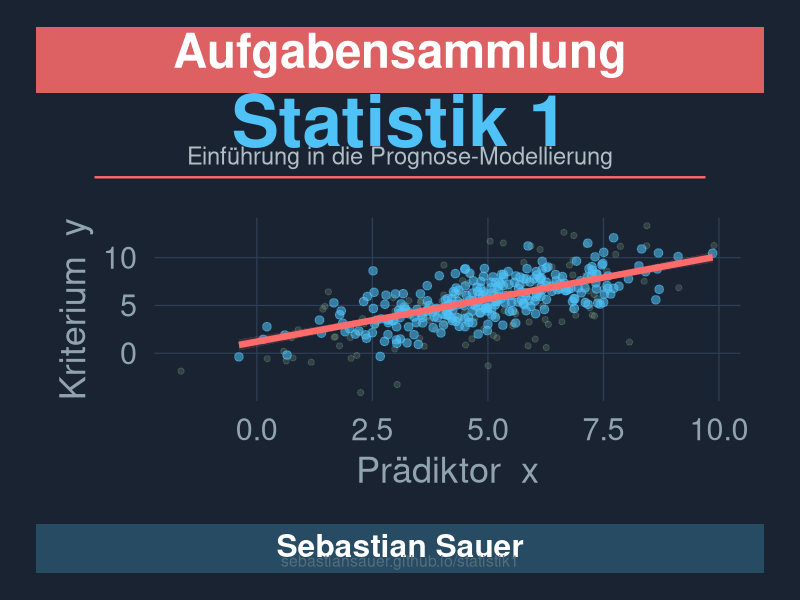

Write R code to recreate this figure.
library(ggplot2)
library(dplyr)
library(grid)

set.seed(42)

# --- Simulierte Daten für drei Visualisierungen ---

# Regressions-Scatter
n <- 280
x  <- rnorm(n, 5, 1.8)
y  <- 1.2 + 0.9 * x + rnorm(n, 0, 1.6)
df_reg <- data.frame(x = x, y = y)

# Residuen-Punkte (zweite "Wolke" im Hintergrund, kleiner)
n2 <- 120
x2 <- rnorm(n2, 5, 2.2)
y2 <- 1.2 + 0.9 * x2 + rnorm(n2, 0, 3.2)
df_res <- data.frame(x = x2, y = y2)

# --- Farbpalette ---
bg      <- "#1A2332"   # fast schwarz-blau
col1    <- "#4FC3F7"   # hellblau (Punkte)
col2    <- "#FF6B6B"   # koralle (Regressionslinie)
col3    <- "#A5D6A7"   # mintgrün (zweite Punktwolke)
col_txt <- "#FFFFFF"

# --- Haupt-Scatter-Plot ---
p_main <- ggplot() +
  geom_point(data = df_res, aes(x = x, y = y),
             color = col3, alpha = 0.18, size = 1.8) +
  geom_point(data = df_reg, aes(x = x, y = y),
             color = col1, alpha = 0.55, size = 2.6) +
  geom_smooth(data = df_reg, aes(x = x, y = y),
              method = "lm", se = TRUE,
              color = col2, fill = col2, alpha = 0.15,
              linewidth = 2.2) +
  # Achsenbeschriftungen als Platzhalter für den Stil
  labs(x = "Prädiktor  x", y = "Kriterium  y") +
  theme_minimal(base_size = 28) +
  theme(
    plot.background  = element_rect(fill = bg, color = NA),
    panel.background = element_rect(fill = bg, color = NA),
    panel.grid.major = element_line(color = "#2E4057", linewidth = 0.4),
    panel.grid.minor = element_blank(),
    axis.text        = element_text(color = "#90A4AE", size = 22),
    axis.title       = element_text(color = "#90A4AE", size = 26),
    axis.ticks       = element_blank()
  )

# --- Cover zusammensetzen (Gesamtbild via ggdraw-Technik mit cowplot ODER
#     einfache Annotation direkt) ---
# Wir verwenden ein leeres ggplot als Canvas und annotieren alles.

cover <- ggplot() +
  # Hintergrund
  theme_void() +
  theme(plot.background = element_rect(fill = bg, color = NA)) +

  # Dekorativer Streifen oben
  annotate("rect", xmin = 0, xmax = 1, ymin = 0.88, ymax = 1,
           fill = col2, alpha = 0.85) +

  # Dekorativer Streifen unten
  annotate("rect", xmin = 0, xmax = 1, ymin = 0, ymax = 0.09,
           fill = col1, alpha = 0.25) +

  # Titel im roten Streifen
  annotate("text", x = 0.5, y = 0.958,
           label = "Aufgabensammlung",
           color = col_txt, size = 12, fontface = "bold",
           hjust = 0.5, vjust = 0.5, family = "sans") +

  # Untertitel
  annotate("text", x = 0.5, y = 0.83,
           label = "Statistik 1",
           color = col1, size = 18, fontface = "bold",
           hjust = 0.5, vjust = 0.5, family = "sans") +

  annotate("text", x = 0.5, y = 0.765,
           label = "Einführung in die Prognose-Modellierung",
           color = "#B0BEC5", size = 6,
           hjust = 0.5, vjust = 0.5, family = "sans") +

  # Trennlinie
  annotate("segment", x = 0.08, xend = 0.92, y = 0.725, yend = 0.725,
           color = col2, linewidth = 0.8) +

  # Autor
  annotate("text", x = 0.5, y = 0.050,
           label = "Sebastian Sauer",
           color = col_txt, size = 8, fontface = "bold",
           hjust = 0.5, vjust = 0.5, family = "sans") +

  # Kleiner Hinweis
  annotate("text", x = 0.5, y = 0.022,
           label = "sebastiansauer.github.io/statistik1",
           color = "#546E7A", size = 4,
           hjust = 0.5, vjust = 0.5, family = "sans") +

  xlim(0, 1) + ylim(0, 1)

# --- Visualisierung als Inset einbetten ---
# Wir speichern den Plot zunächst als Grob
library(cowplot)

final <- ggdraw() +
  draw_plot(cover) +
  draw_plot(p_main,
            x = 0.05, y = 0.15,
            width = 0.90, height = 0.52)

# --- Speichern ---
outdir  <- "img/statistik1-cover"
outfile <- file.path(outdir, "statistik1-cover.001.png")

ggsave(outfile, plot = final,
       width  = 2100 / 300,
       height = 2970 / 300,
       dpi    = 300,
       bg     = bg)

message("Cover gespeichert: ", outfile)
